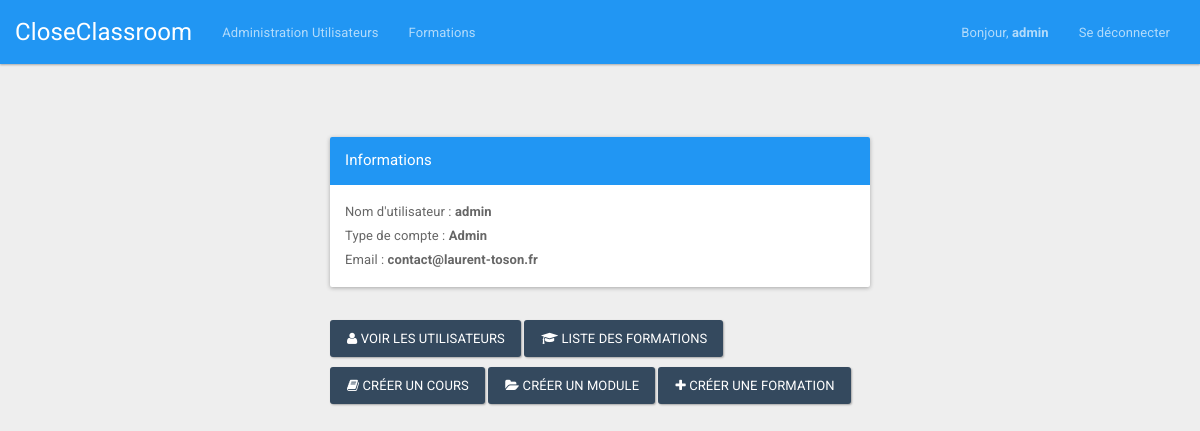
The page / (signed in) on the database its author committed.
### tables this page shows
CREATE TABLE IF NOT EXISTS `users` (
  `id` int(11) NOT NULL AUTO_INCREMENT,
  `type` varchar(32) NOT NULL,
  `login` varchar(32) NOT NULL,
  `password` varchar(32) NOT NULL,
  `email` varchar(32) NOT NULL,
  `name` varchar(32) NOT NULL,
  `first_name` varchar(32) NOT NULL,
  PRIMARY KEY (`id`),
  UNIQUE KEY `login` (`login`),
  UNIQUE KEY `email` (`email`)
);

### bddManager/UserDAO.php (called while the page is built, shortened)
<?php
class UserDAO
{
    public function getInfoUser($idUser)
    {
        try {
            $resultat = mysqli_query($_SESSION['bdd'], "SELECT id, login, email, password, type, name, first_name FROM users WHERE `id`= '" . $idUser . "'");
            if (mysqli_num_rows($resultat) != '0') {
                $tab[0] = mysqli_fetch_assoc($resultat);
                return $tab[0];
            } else {
                return;
            }
        }
        catch (Exception $e) {
            $_SESSION['error'] = 'Erreur requete BDD';
            $_SESSION['display_msg_error'] = true;
        }
    }
}

### views/ProfileView.class.php (the view, shortened to what this page needs)
<?php
class ProfileView
{
	public function getView($idUser, $loginUser, $emailUser, $typeUser, $formations)
	{
		if ($typeUser == 'Admin') {
			$view = '
			<div class="container">
				<div style="margin-top:50px;" class="mainbox col-md-6 col-md-offset-3 col-sm-8 col-sm-offset-2">
					<div class="panel panel-primary" >
						<div class="panel-heading">
							<div class="panel-title">Informations</div>
						</div>
						<div class="panel-body" >
							Nom d\'utilisateur : <b>'.$loginUser.'</b>
							<br>
							Type de compte : <b>'.$typeUser.'</b>
							<br>
							Email : <b>'.$emailUser.'</b>
						</div>
					</div>
					<a style="margin-top: 10px;" href="index.php?page=user" class="btn btn-info"><span class="fa fa-user"></span> Voir les utilisateurs</a>
					<a style="margin-top: 10px;" href="index.php?page=formation" class="btn btn-info"><span class="fa fa-graduation-cap"></span> Liste des formations</a>
					<a style="margin-top: 10px;" href="index.php?page=createPractice" class="btn btn-info"><span class="fa fa-book"></span> Créer un cours</a>
					<a style="margin-top: 10px;" href="index.php?page=createModule" class="btn btn-info"><span class="fa fa-folder-open"></span> Créer un module</a>
					<a style="margin-top: 10px;" href="index.php?page=createFormation" class="btn btn-info"><span class="fa fa-plus"></span> Créer une formation</a>
				</div>
			</div>';
		}
				return $view;
			}
		}

### views/NavBarView.class.php (shortened to what this page needs)
<?php
class navBarView
{
	public function getViewLogged($firstNameUser, $typeUser)
	{
		if ($typeUser == 'Admin') {
			$view = '<nav class="navbar navbar-inverse">
			<div class="container-fluid">
				<div class="navbar-header">
					<button type="button" class="navbar-toggle collapsed" data-toggle="collapse" data-target="#bs-example-navbar-collapse-2">
						<span class="sr-only">Toggle navigation</span>
						<span class="icon-bar"></span>
						<span class="icon-bar"></span>
						<span class="icon-bar"></span>
					</button>
					<a class="navbar-brand" href="index.php">CloseClassroom</a>
				</div>
				<div class="collapse navbar-collapse" id="bs-example-navbar-collapse-2">
					<ul class="nav navbar-nav">
						<li id="tabUser"><a href="index.php?page=user">Administration Utilisateurs</a></li>
						<li id="tabFormation"><a href="index.php?page=formation">Formations</a></li>
					</ul>
					<ul class="nav navbar-nav navbar-right">
						<li><a href="index.php" style="font-size: 13px;"> Bonjour, <strong>'.utf8_encode($firstNameUser).'</strong> </a>
							<li><a href="index.php?page=logout">Se déconnecter</a></li>
						</ul>
					</div>
				</div>
			</nav>';
		}
		return $view;
	}
}

### rows shown on the page
users: first_name "admin", login "admin", type "Admin", email "contact@laurent-toson.fr"
